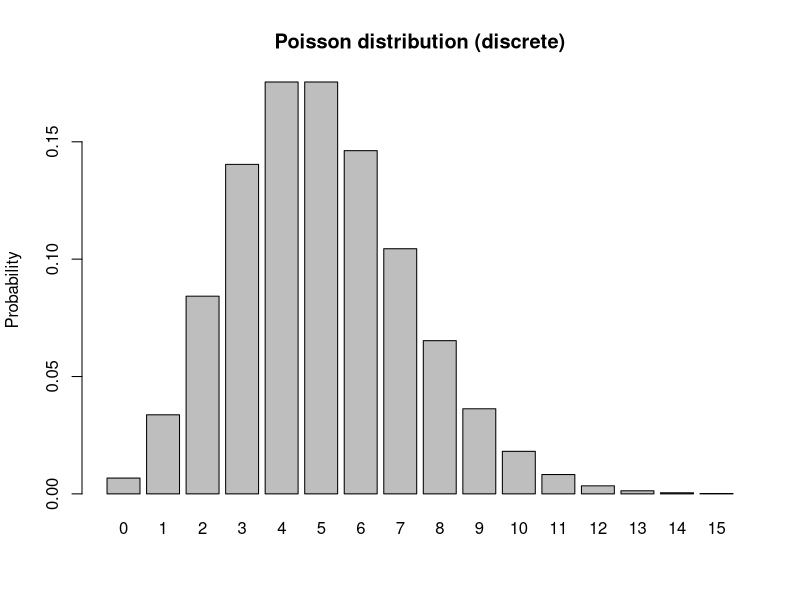
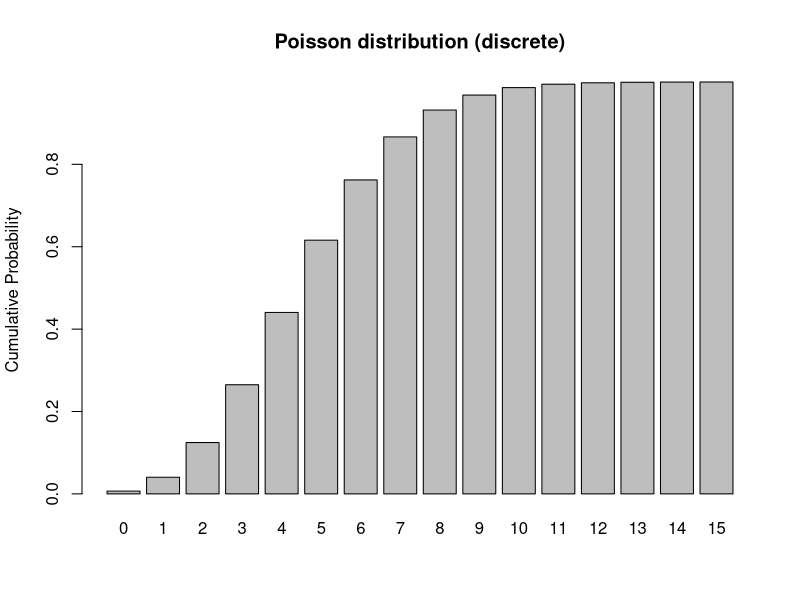
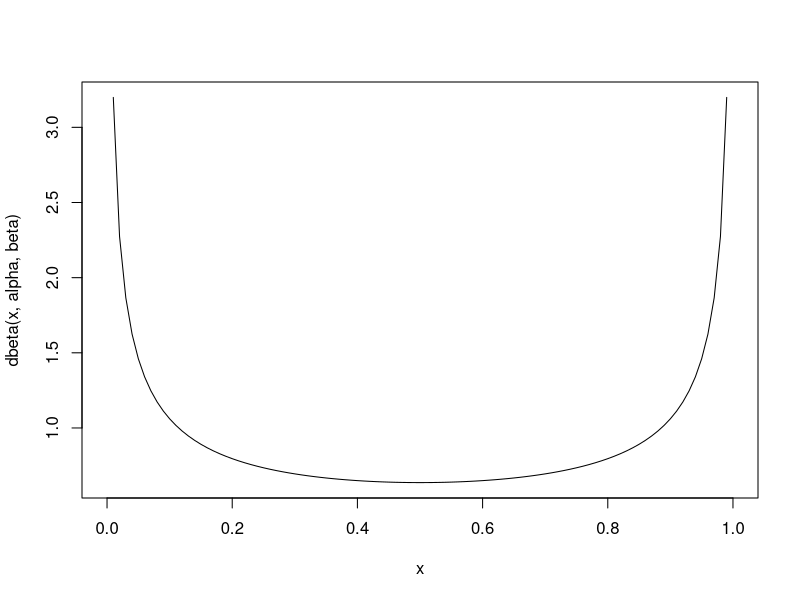
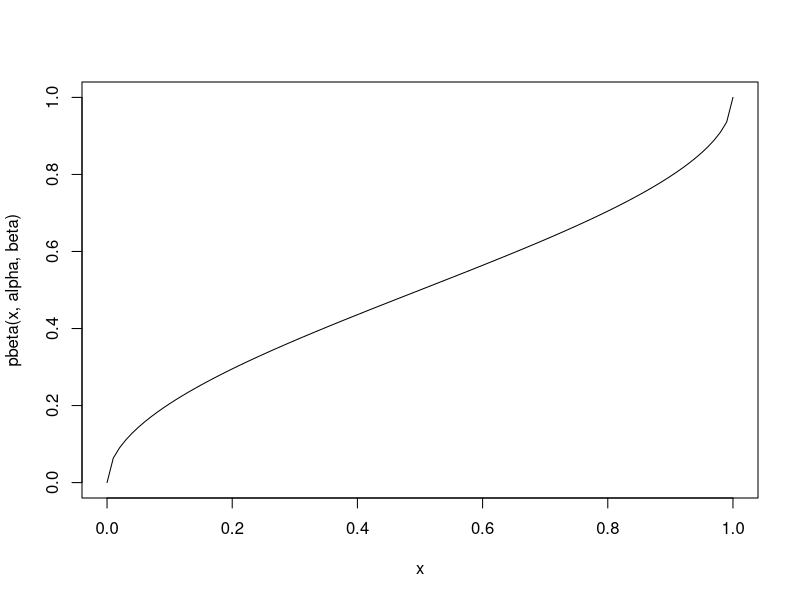
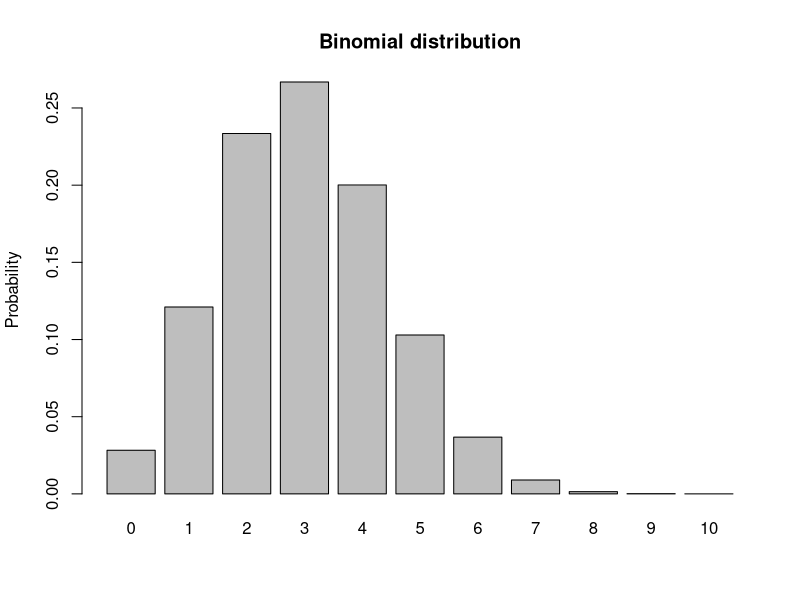
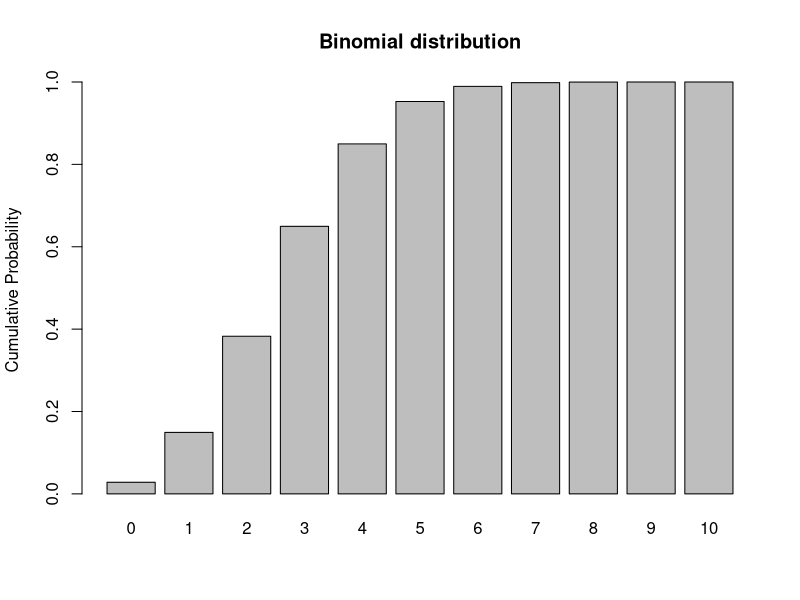
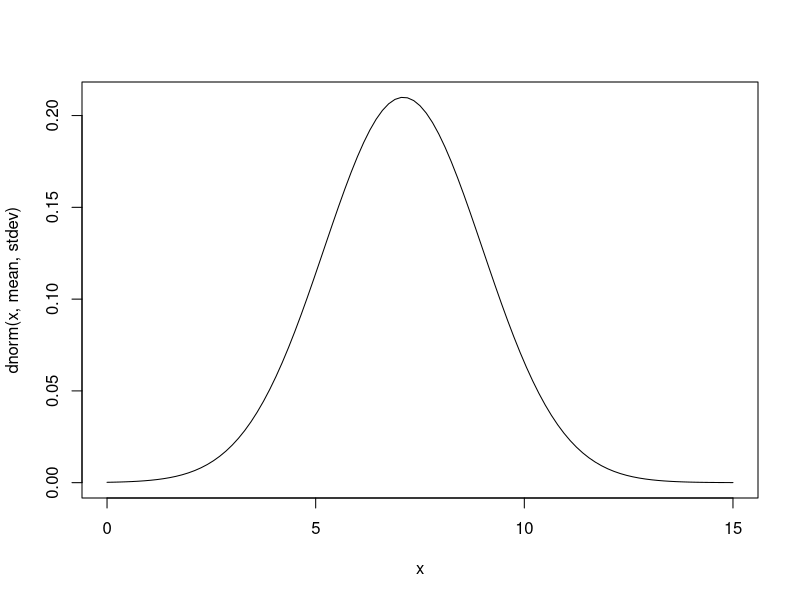
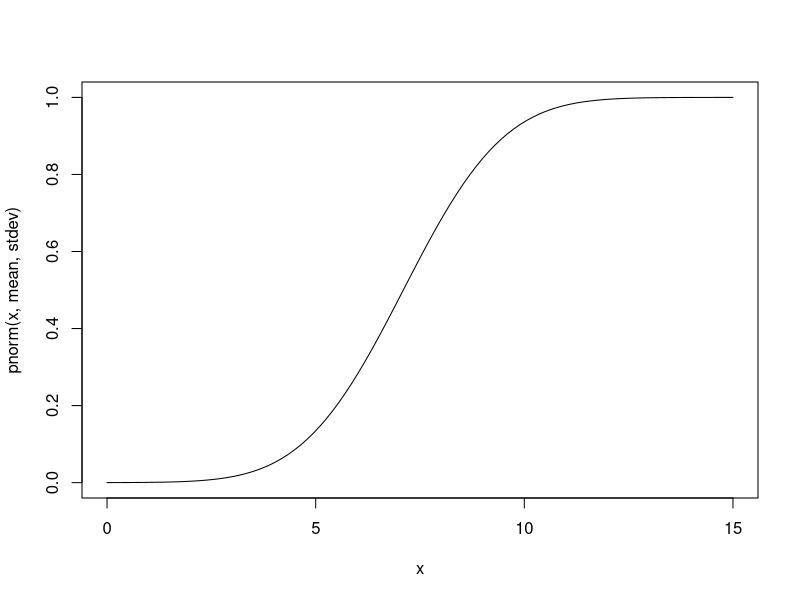

Here is the R script that generated these plots, in order:
## ---- chunk 1

knitr::opts_chunk$set(echo = TRUE, cache = TRUE)

## ---- chunk 2

#  NRES 746, Lecture 2  ---------------------------           
##  University of Nevada, Reno     
##  Working with Probabilities                   

## ---- chunk 3

# Classic Urn Example ------------------------

Urn_summary <- c(
  red=104,
  blue=55,
  green=30
)

set.seed(1001)
Urn_contents <- sample(rep(names(Urn_summary),times=Urn_summary))

table(Urn_contents)   # verify that the contents are what you expect!

## ---- chunk 4

P_blue <- sum(Urn_contents=="blue")/length(Urn_contents) # probability of drawing a blue sphere
P_blue

## ---- chunk 5

Prob <- table(Urn_contents)/length(Urn_contents)    # probability of drawing each type of sphere
Prob

## ---- chunk 6

as.numeric( Prob["blue"] + Prob["red"] )     # probability of drawing a blue or red sphere

## ---- chunk 7

as.numeric( Prob["blue"] + Prob["red"] + Prob["green"] )      # P(blue OR green)

## ---- chunk 8

# Question: What is the probability of drawing a blue **AND THEN** a red sphere? 

#[your command here]    # P(blue AND THEN red)

## ---- chunk 9

#### Question: What is the probability of drawing a blue and a red sphere in two consecutive draws (but in no particular order)? 

#[your command here]    # P(blue AND THEN red)

## ---- chunk 10

# Urn example #2: color and shape --------------------------

Urn_summary <- matrix(NA,2,2,dimnames = list(Color=c("red","blue"),Shape=c("sphere","cube") ))
Urn_summary["red","sphere"] <- 39   # contents of new urn
Urn_summary["blue","sphere"] <- 76
Urn_summary["red","cube"] <- 101   
Urn_summary["blue","cube"] <- 25
Urn_summary

Prob = Urn_summary/sum(Urn_summary)

## ---- chunk 11

Prob_Shape <- colSums(Urn_summary)/sum(Urn_summary)  # marginal probabilities of shape
Prob_Shape

Prob_Color <- rowSums(Urn_summary)/sum(Urn_summary)    # marginal probabilities of color
Prob_Color

## ---- chunk 12

as.numeric( Prob_Color["blue"] * Prob_Shape["cube"])      # joint probability of drawing a blue object that is a cube

## NOTE: if the above answer is not correct, please correct it! 

## ---- chunk 13

Prob["blue","cube"]        # or... is this the probability of drawing a blue cube?  

## alternatively:

# Prob_Color["blue"]*(Prob["blue","cube"]/Prob_Color["blue"])

## ---- chunk 14

as.numeric( Prob_Color["blue"] + Prob_Shape["cube"])        # probability of drawing something blue or something cube-shaped...

## NOTE: if the above answer is not correct, please correct it!  


## ---- chunk 15

as.numeric( Prob_Color["blue"] + Prob_Shape["cube"] - Prob["blue","cube"]   )     # not disjoint

## ---- chunk 16

Prob["blue","cube"] / Prob_Shape["cube"]   # probability of drawing a blue object, given it is a cube

## ---- chunk 17

as.numeric( (Prob["blue","cube"] / Prob_Shape["cube"]) * Prob_Shape["cube"])   # probability of drawing a blue cube... using conditional probabilities

Prob["blue","cube"]   # check answer to make sure it's right

## ---- chunk 18

# unconditional probability of drawing a blue item.  Seems too complicated, but this method of computing unconditional probabilities will prove useful as we get into Bayesian statistics!
uncond_prob_blue <- (Prob["blue","cube"] /  Prob_Shape["cube"]) * Prob_Shape["cube"] + 
              (Prob["blue","sphere"] / Prob_Shape["sphere"]) * Prob_Shape["sphere"]       

as.numeric(uncond_prob_blue)

## ---- chunk 19

Prob_Shape <- colSums(Urn_summary)/sum(Urn_summary)  # marginal probabilities of shape
Prob_Shape

Prob_Color <- rowSums(Urn_summary)/sum(Urn_summary)    # marginal probabilities of color
Prob_Color

Prob_Color["blue"]      # marginal probability of drawing a blue object (across all possible shapes)

## ---- chunk 20

# Medical example (positive predictive value) --------------------------

Prob_Disease <- c(1e-4, 1-1e-4)     # marginal probability of disease vs no disease
names(Prob_Disease) <- c("yes","no")                # make it a named vector!
Prob_Disease

## ---- chunk 21

## compute the unconditional probability of testing positive

as.numeric( 1*Prob_Disease["yes"] + 0.01*Prob_Disease["no"] )    # Prob(+test|Disease)*Prob(Disease) + Prob(+test|no Disease)*Prob(no Disease)

## ---- chunk 22

# Monty Hall simulation code --------------
#   (code by Corey Chivers 2012)
 
monty<-function(strat='stay',N=1000,print_games=TRUE){
  doors<-1:3 #initialize the doors behind one of which is a good prize
  win<-0 #to keep track of number of wins
  
  for(i in 1:N){
    prize<-floor(runif(1,1,4)) #randomize which door has the good prize
    guess<-floor(runif(1,1,4)) #guess a door at random
    
    ## Reveal one of the doors you didn't pick which has a bum prize
    if(prize!=guess)
      reveal<-doors[-c(prize,guess)]
    else
      reveal<-sample(doors[-c(prize,guess)],1)
    
    ## Stay with your initial guess or switch
    if(strat=='switch')
      select<-doors[-c(reveal,guess)]
    if(strat=='stay')
      select<-guess
    if(strat=='random')
      select<-sample(doors[-reveal],1)
    
    ## Count up your wins
    if(select==prize){
      win<-win+1
      outcome<-'Winner!'
    }else
      outcome<-'Loser!'
    
    if(print_games)
      cat(paste('Guess: ',guess,
          '\nRevealed: ',reveal,
          '\nSelection: ',select,
          '\nPrize door: ',prize,
          '\n',outcome,'\n\n',sep=''))
  }
  cat(paste('Using the ',strat,' strategy, your win percentage was ',win/N*100,'%\n',sep='')) #Print the win percentage of your strategy
}

## ---- chunk 23

# run the monty hall code!

monty(strat="stay",print_games=FALSE)

## ---- chunk 24

# run the monty hall code!

monty(strat="switch",print_games=FALSE)

## ---- chunk 25

# Probability distributions in R  ---------------------

mean <- 5
rpois(10,mean)    # the random numbers are integers with no decimal component

## Discrete -------------------------

             # plot a discrete distribution!
xvals <- seq(0,15,1)
probs <- dpois(xvals,lambda=mean)
names(probs) <- xvals
               
barplot(probs,ylab="Probability",main="Poisson distribution (discrete)")

barplot(cumsum(probs),ylab="Cumulative Probability",main="Poisson distribution (discrete)")   # cumulative distribution

sum(probs)   # just to make sure it sums to 1!  Does it??? 

## ---- chunk 26

## Continuous  --------------------

alpha = 0.5
beta = 0.5

rbeta(10,alpha,beta)

curve(dbeta(x,alpha,beta))   # probability density

curve(pbeta(x,alpha,beta))   # cumulative distribution

integrate(f=dbeta,lower=0,upper=1,shape1=alpha,shape2=beta)    # just to make sure it integrates to 1!!

## ---- chunk 27

## Binomial -----------------

size <- 10
prob <- 0.3
rbinom(10,size,prob)

xvals <- seq(0,size,1)
probs <- dbinom(xvals,size,prob)
names(probs) <- xvals
               
barplot(probs,ylab="Probability",main="Binomial distribution")

barplot(cumsum(probs),ylab="Cumulative Probability",main="Binomial distribution")   # cumulative distribution

sum(probs)   # just to make sure it sums to 1!  Does it???

## ---- chunk 28

## Gaussian (Normal) ---------------

mean = 7.1
stdev = 1.9

rnorm(10,mean,stdev)

curve(dnorm(x,mean,stdev),0,15)   # probability density

curve(pnorm(x,mean,stdev),0,15)   # cumulative distribution

integrate(f=dnorm,lower=-Inf,upper=Inf,mean=mean,sd=stdev)    # just to make sure it integrates to 1!!
